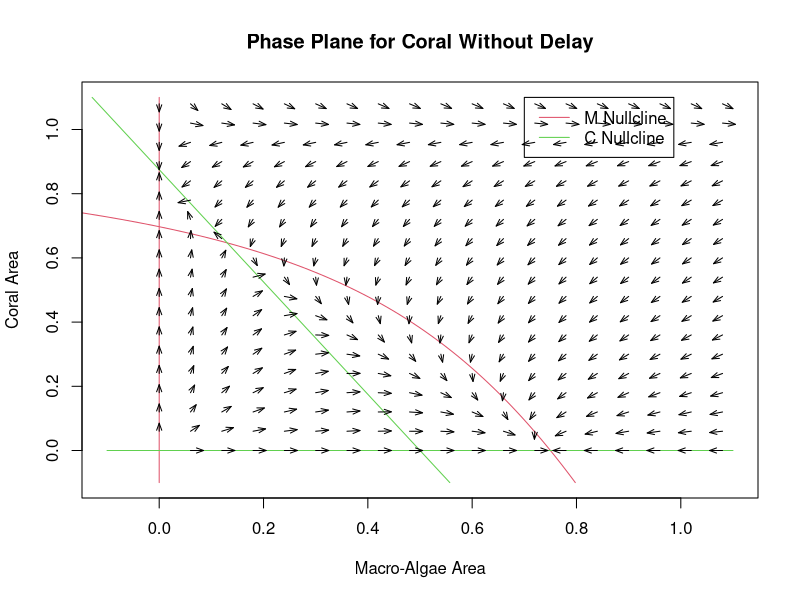

This figure's R source:
a <- 0.6
g <- 0.2
gamma <- 0.8
r <- 0.8
d <- 0.1

cMin <- -0.1
cMax <-  1.1
mMin <- -0.1
mMax <-  1.1
par(xpd=FALSE)

c1 <- seq(cMin, cMax, by=.01)
m1 <- (a*c1-g/(1.0-c1)+gamma*(1.0-c1))/gamma    ### x null-cline

plot(m1,c1, xlim=c(mMin, mMax),ylim=c(cMin, cMax),col=2,type="l",
     main="Phase Plane for Coral Without Delay",
     xlab="Macro-Algae Area",ylab="Coral Area")
points (c(0.0,0.0),c(cMin,cMax),col=2,type="l")

c2 <- seq(cMin, cMax, by=.01)
m2 <- (r-r*c2-d)/(r+a)   ### y null-cline
points (m2,c2,col=3,type="l")
points (c(mMin,mMax),c(0.0,0.0),col=3,type="l")

par(xpd=TRUE)

legend (0.7,1.1,c("M Nullcline","C Nullcline"),col=c(2,3), lty=c(1,1))

vectorField <- function(mat,coral,a,g,gamma,r,d)
    {
        turf  <- 1.0 - mat - coral
        fx    <- a*mat*coral-g*mat/(1.0-coral)+gamma*mat*turf
        fy    <- r*turf*coral-d*coral-a*mat*coral
        return(c(fx,fy))
    }

m1 <- seq(0, 1.1, by=.06)
c1 <- m1
vx <- numeric(length(m1))
vy <- numeric(length(c1))
dt <- 0.025;
for (m in m1)
{
    lupe <- 0
    for (c in c1)
        {
            lupe <- lupe + 1
            v <- vectorField(m,c,a,g,gamma,r,d)
            vx[lupe] <- v[1]
            vy[lupe] <- v[2]
        }
    vecLength = sqrt(vx*vx+vy*vy)
    endx <- m + vx*dt/vecLength
    endy <- c1 + vy*dt/vecLength
    arrows(m,c1, endx, endy,length=dt*3, col=1,angle=20);
}
